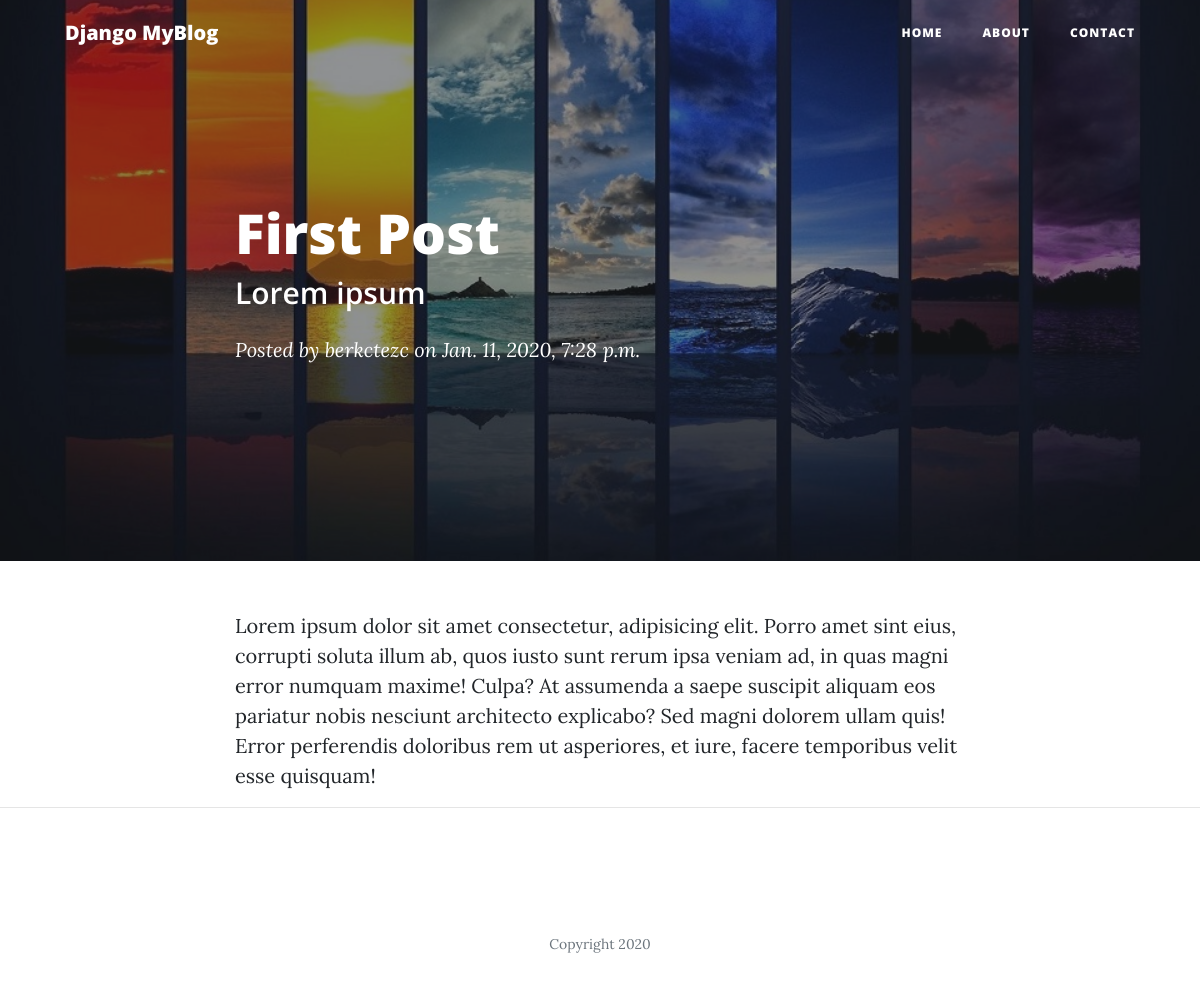
The app's page /post/1/ with its own data.
### blog/models.py (models this page shows, shortened)
class Post(models.Model):
    title = models.CharField(max_length=100)
    subtitle = models.CharField(max_length=100)
    content = models.TextField()  # iceriklerimiz yazi alanı kullanacak
    author = models.ForeignKey(  # coktan tekile ilişki ( bir kullanıcı bir çok içerik üretebilir)
        'auth.User',  # django tarafından oluşturulmuş kullanıcı bilgisi
        on_delete=models.CASCADE,  # olusturan kullanıcı silme islemi gerceklestirebilir
    )
    date = models.DateTimeField(auto_now_add=True)
    image = models.ImageField(upload_to='images/', null=True)

### blog/views.py (the view)
# urls.py: path('post/<int:pk>/', BlogDetailView.as_view(), name='post'), #pk=primary key
class BlogDetailView(DetailView):
    model = Post
    template_name = 'post.html'

### templates/post.html
{% extends 'base.html' %} {% block content %}
<header class="masthead" style="background-image: url({{post.image.url}})">
  <div class="overlay"></div>
  <div class="container">
    <div class="row">
      <div class="col-lg-8 col-md-10 mx-auto">
        <div class="post-heading">
          <h1>{{ post.title }}</h1>
          <h2 class="subheading">{{ post.subtitle }}</h2>
          <span class="meta"
            >Posted by
            <a href="#">{{ post.author }}</a>
            on {{ post.date }}</span
          >
        </div>
      </div>
    </div>
  </div>
</header>
<article>
  <div class="container">
    <div class="row">
      <div class="col-lg-8 col-md-10 mx-auto">
        {{ post.content }}
      </div>
    </div>
  </div>
</article>
<hr />
{% endblock content %}

### records on screen
Post: image (picture), title "First Post", subtitle "Lorem ipsum", author "berkctezc", date "Jan. 11, 2020, 7:28 p.m.", content "Lorem ipsum dolor sit amet consectetur, adipisicing elit. Porro amet sint eius, corrupti soluta illum ab, quos iusto sunt rerum ipsa veniam ad, in quas magni error numquam maxime! Culpa? At assumenda a saepe suscipit aliquam eos pariatur nobis nesciunt architecto explicabo? Sed magni dolorem ullam quis! Error perferendis doloribus rem ut asperiores, et iure, facere temporibus velit esse quisquam!"
